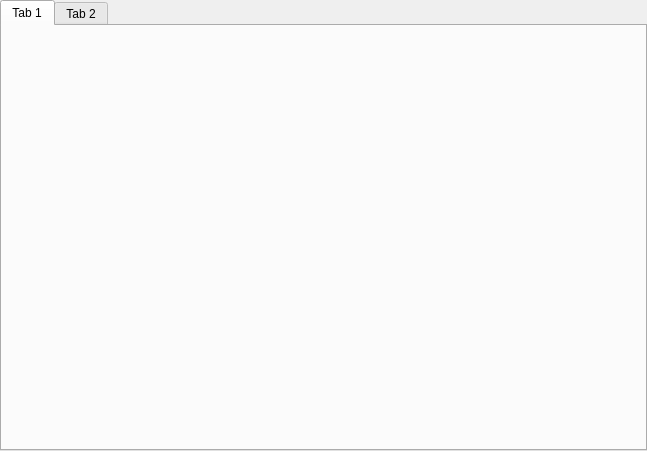
<?xml version="1.0" encoding="UTF-8"?>
<ui version="4.0">
 <class>TabWidget</class>
 <widget class="QTabWidget" name="TabWidget">
  <property name="geometry">
   <rect>
    <x>0</x>
    <y>0</y>
    <width>647</width>
    <height>451</height>
   </rect>
  </property>
  <property name="windowTitle">
   <string>TabWidget</string>
  </property>
  <widget class="QWidget" name="tab">
   <attribute name="title">
    <string>Tab 1</string>
   </attribute>
  </widget>
  <widget class="QWidget" name="tab">
   <attribute name="title">
    <string>Tab 2</string>
   </attribute>
  </widget>
 </widget>
 <resources/>
 <connections/>
</ui>
